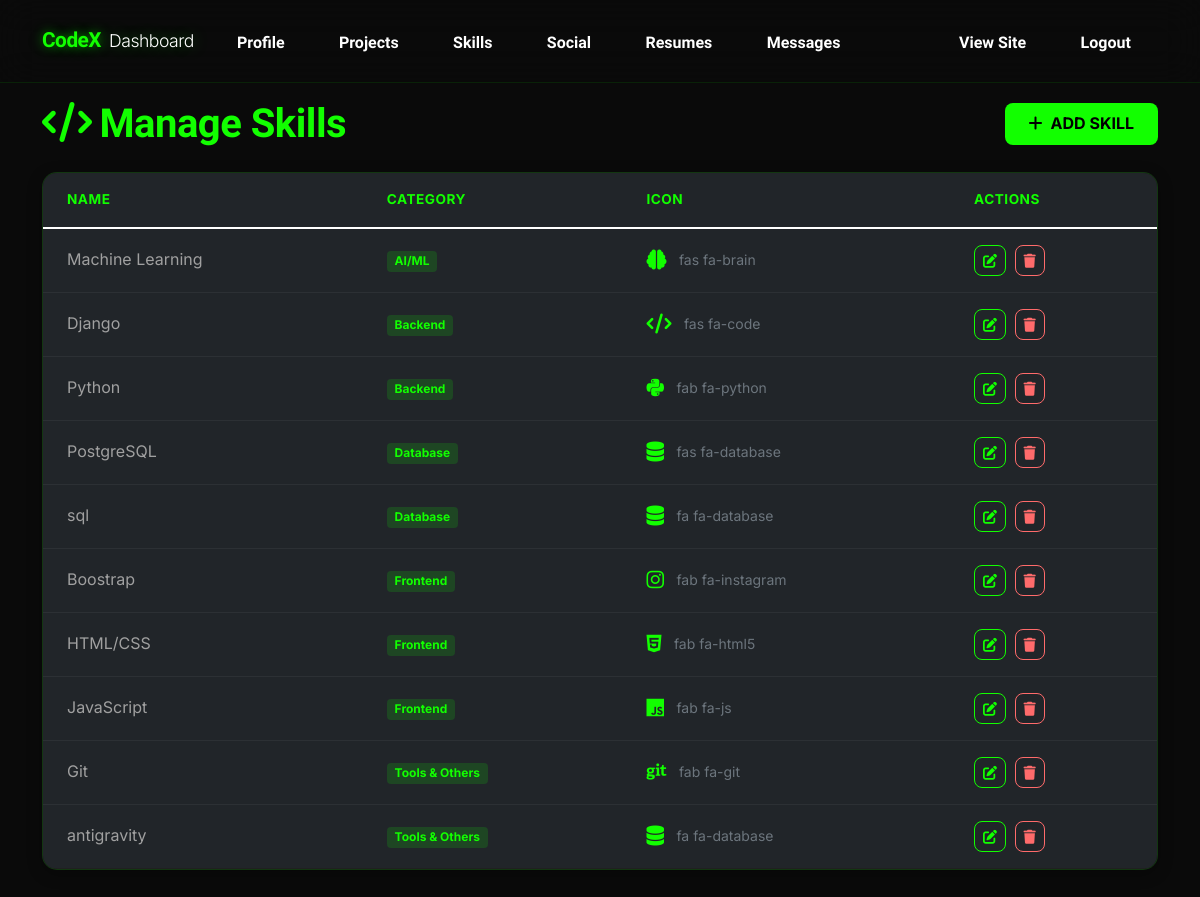
Screenshot of /dashboard/skills/ (signed in) with the database file from the repository.
### user/models.py (models this page shows, shortened)
class Skill(models.Model):
    CATEGORY_CHOICES = [
        ('frontend', 'Frontend'),
        ('backend', 'Backend'),
        ('database', 'Database'),
        ('ai_ml', 'AI/ML'),
        ('tools', 'Tools & Others'),
    ]
    name = models.CharField(max_length=100)
    category = models.CharField(max_length=20, choices=CATEGORY_CHOICES)
    icon = models.CharField(max_length=50, blank=True, help_text="FontAwesome icon class")
    class Meta:
        ordering = ['category', 'name']

### dashboard/views.py (the view)
# urls.py: path('skills/', views.manage_skills, name='skills'),
@login_required
def manage_skills(request):
    skills = Skill.objects.all()
    return render(request, 'dashboard/skills.html', {'skills': skills})

### templates/dashboard/skills.html (shortened to what this page needs)
{% extends 'dashboard/base_dashboard.html' %}
{% block dashboard_content %}
<div class="row mb-4">
    <div class="col-12">
        <div class="d-flex justify-content-between align-items-center">
            <h1 class="text-green mb-0" style="font-family:'Lexend',sans-serif;"><i class="fas fa-code me-2"></i>Manage Skills</h1>
            <a href="{% url 'dashboard:add_skill' %}" class="btn-primary-green px-4 py-2 text-decoration-none" style="border-radius: 8px;">
                <i class="fas fa-plus me-2"></i>Add Skill
            </a>
        </div>
    </div>
</div>
<div class="row">
    <div class="col-12">
        <div class="card" style="background: #111; border: 1px solid rgba(18,255,0,0.1); border-radius: 14px; overflow: hidden;">
            <div class="card-body p-0">
                {% if skills %}
                    <div class="table-responsive">
                        <table class="table table-dark table-hover mb-0" style="background: transparent;">
                            <thead style="background: rgba(18,255,0,0.05);">
                                <tr>
                                    <th class="py-3 px-4" style="color: #12ff00; border-bottom: 1px solid rgba(18,255,0,0.1);">Name</th>
                                    <th class="py-3 px-4" style="color: #12ff00; border-bottom: 1px solid rgba(18,255,0,0.1);">Category</th>
                                    <th class="py-3 px-4" style="color: #12ff00; border-bottom: 1px solid rgba(18,255,0,0.1);">Icon</th>
                                    <th class="py-3 px-4" style="color: #12ff00; border-bottom: 1px solid rgba(18,255,0,0.1);">Actions</th>
                                </tr>
                            </thead>
                            <tbody>
                                {% for skill in skills %}
                                    <tr>
                                        <td class="py-3 px-4 fw-semibold text-white border-bottom border-dark">{{ skill.name }}</td>
                                        <td class="py-3 px-4 border-bottom border-dark"><span class="badge" style="background: rgba(18,255,0,0.15); color: #12ff00;">{{ skill.get_category_display }}</span></td>
                                        <td class="py-3 px-4 border-bottom border-dark"><i class="{{ skill.icon }} text-green fa-lg"></i> <small class="text-muted ms-2">{{ skill.icon }}</small></td>
                                        <td class="py-3 px-4 border-bottom border-dark">
                                            <a href="{% url 'dashboard:edit_skill' skill.pk %}" class="btn btn-sm btn-outline-primary me-1" style="border-color: #12ff00; color: #12ff00;"><i class="fas fa-edit"></i></a>
                                            <form method="post" action="{% url 'dashboard:delete_skill' skill.pk %}" class="d-inline">
                                                <button type="submit" class="btn btn-sm btn-outline-danger" onclick="return confirm('Delete this skill?');"><i class="fas fa-trash"></i></button>
                                            </form>
                                        </td>
                                    </tr>
                                {% endfor %}
                            </tbody>
                        </table>
                    </div>
                {% endif %}
            </div>
        </div>
    </div>
</div>
{% endblock %}

### templates/dashboard/base_dashboard.html (shortened to what this page needs)
{% extends 'base.html' %}
{% load static %}
{% block content %}
<nav class="navbar navbar-expand-lg navbar-dark fixed-top" style="background: rgba(10,10,10,0.95); border-bottom: 1px solid rgba(18,255,0,0.1); backdrop-filter: blur(20px);">
    <div class="container">
        <a class="navbar-brand d-flex align-items-center gap-2" href="{% url 'dashboard:home' %}">
            <span class="text-green neon-text-glow" style="font-family:'Lexend',sans-serif; font-weight:800; font-size:1.3rem;">CodeX</span>
            <span class="text-white" style="font-family:'Inter',sans-serif; font-weight:300; font-size:1.1rem;">Dashboard</span>
        </a>
        <div class="collapse navbar-collapse" id="dashNavbar">
            <ul class="navbar-nav me-auto">
                <li class="nav-item">
                    <a class="nav-link px-2" href="{% url 'dashboard:profile' %}">Profile</a>
                </li>
                <li class="nav-item">
                    <a class="nav-link px-2" href="{% url 'dashboard:projects' %}">Projects</a>
                </li>
                <li class="nav-item">
                    <a class="nav-link px-2" href="{% url 'dashboard:skills' %}">Skills</a>
                </li>
                <li class="nav-item">
                    <a class="nav-link px-2" href="{% url 'dashboard:social_links' %}">Social</a>
                </li>
                <li class="nav-item">
                    <a class="nav-link px-2" href="{% url 'dashboard:resumes' %}">Resumes</a>
                </li>
                <li class="nav-item">
                    <a class="nav-link px-2" href="{% url 'dashboard:messages' %}">Messages</a>
                </li>
            </ul>
            <ul class="navbar-nav align-items-center">
                <li class="nav-item">
                    <a class="nav-link px-2" href="{% url 'user:index' %}" target="_blank">View Site</a>
                </li>
                <li class="nav-item">
                    <form method="post" action="{% url 'dashboard:logout' %}" class="d-inline">
                        <button type="submit" class="nav-link px-2 border-0 bg-transparent" style="color: #ff6b6b; cursor: pointer;">
                            Logout
                        </button>
                    </form>
                </li>
            </ul>
        </div>
    </div>
</nav>
<div class="container" style="padding-top: 100px; min-height: 100vh; padding-bottom: 40px;">
    {% block dashboard_content %}{% endblock %}
</div>
{% endblock %}

### templates/base.html (shortened to what this page needs)
<!DOCTYPE html>
{% load static %}
<html lang="en">
<head>
    <link href="https://cdn.jsdelivr.net/npm/bootstrap@5.1.3/dist/css/bootstrap.min.css" rel="stylesheet">
    <link rel="stylesheet" href="https://cdnjs.cloudflare.com/ajax/libs/font-awesome/6.0.0/css/all.min.css">
    <link rel="stylesheet" href="{% static 'css/style.css' %}">
</head>
<body>
    {% block content %}{% endblock %}
</body>
</html>

### static/css/style.css (style rules this page uses)
:root { --primary-color: #12ff00; --bg-dark: #0a0a0a; --bg-card: #141414; --text-main: #ffffff; --text-muted: #a0a0a0; --transition: all 0.4s cubic-bezier(0.175, 0.885, 0.32, 1.275); --font-heading: 'Lexend', sans-serif; --font-body: 'Inter', sans-serif; }
body { background-color: var(--bg-dark); color: var(--text-main); font-family: var(--font-body); line-height: 1.6; overflow-x: hidden; }
h1, h2, h3, h4, h5, h6 { color: var(--primary-color); font-family: var(--font-heading); font-weight: 700; letter-spacing: -0.5px; }
.text-green { color: var(--primary-color) !important; }
.navbar { background: rgba(10, 10, 10, 0.9) !important; backdrop-filter: blur(20px); border-bottom: 1px solid rgba(18, 255, 0, 0.1); padding: 1.2rem 0; transition: var(--transition); }
.navbar-brand { font-family: var(--font-heading) !important; font-weight: 800 !important; font-size: 1.8rem !important; color: var(--primary-color) !important; text-shadow: 0 0 15px rgba(18, 255, 0, 0.4); letter-spacing: -0.5px; }
.navbar-nav .nav-link { font-family: var(--font-heading) !important; color: #ffffff !important; font-weight: 600; margin: 0 1.2rem; transition: var(--transition); position: relative; padding-bottom: 5px; }
.navbar-nav .nav-link::after { content: ''; position: absolute; bottom: -2px; left: 50%; width: 0; height: 2px; background-color: var(--primary-color); box-shadow: 0 0 10px var(--primary-color), 0 0 5px var(--primary-color); transition: width 0.3s ease, left 0.3s ease; }
.btn-primary-green { background: var(--primary-color); color: #000; border: none; padding: 0.8rem 2.5rem; border-radius: 10px; font-weight: 700; transition: var(--transition); text-transform: uppercase; text-decoration: none; display: inline-block; }
.neon-text-glow { text-shadow: 0 0 10px rgba(18, 255, 0, 0.5), 0 0 20px rgba(18, 255, 0, 0.2); }
.card { background: var(--bg-card) !important; border: 1px solid rgba(18, 255, 0, 0.15) !important; border-radius: 15px !important; color: var(--text-main) !important; box-shadow: 0 4px 15px rgba(0, 0, 0, 0.3) !important; }
.table { color: var(--text-main) !important; background-color: transparent !important; }
.table th { border-color: rgba(18, 255, 0, 0.15) !important; color: var(--primary-color) !important; font-weight: 700; text-transform: uppercase; font-size: 0.85rem; letter-spacing: 0.5px; }
.table td { border-color: rgba(255, 255, 255, 0.05) !important; color: var(--text-muted) !important; vertical-align: middle; }
.btn-outline-primary { color: var(--primary-color) !important; border-color: var(--primary-color) !important; font-weight: 600 !important; border-radius: 8px !important; transition: var(--transition) !important; }
.btn-outline-danger { color: #ff6b6b !important; border-color: #ff6b6b !important; font-weight: 600 !important; border-radius: 8px !important; transition: var(--transition) !important; }

### rows the page displays
Skill: name "Machine Learning", category "AI/ML", icon "fas fa-brain"
Skill: name "Django", category "Backend", icon "fas fa-code"
Skill: name "Python", category "Backend", icon "fab fa-python"
Skill: name "PostgreSQL", category "Database", icon "fas fa-database"
Skill: name "sql", category "Database", icon "fa fa-database"
Skill: name "Boostrap", category "Frontend", icon "fab fa-instagram"
Skill: name "HTML/CSS", category "Frontend", icon "fab fa-html5"
Skill: name "JavaScript", category "Frontend", icon "fab fa-js"
Skill: name "Git", category "Tools & Others", icon "fab fa-git"
Skill: name "antigravity", category "Tools & Others", icon "fa fa-database"
